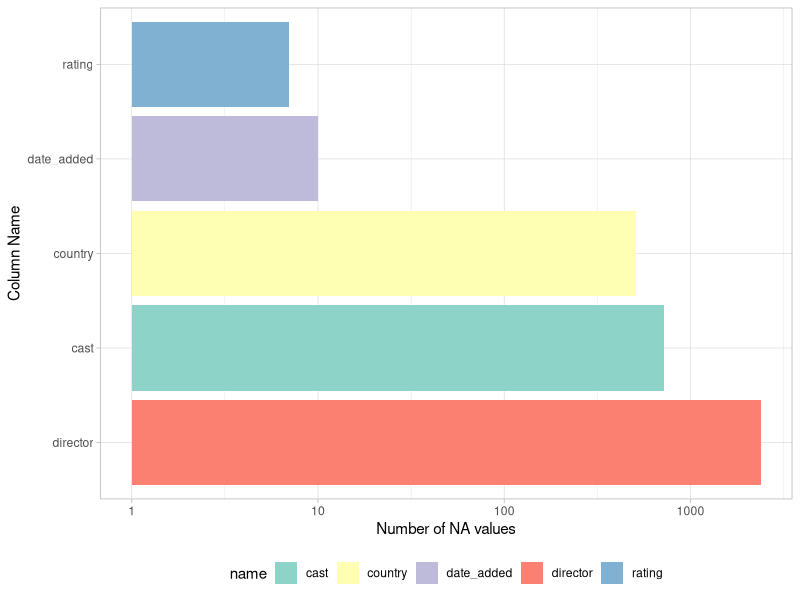
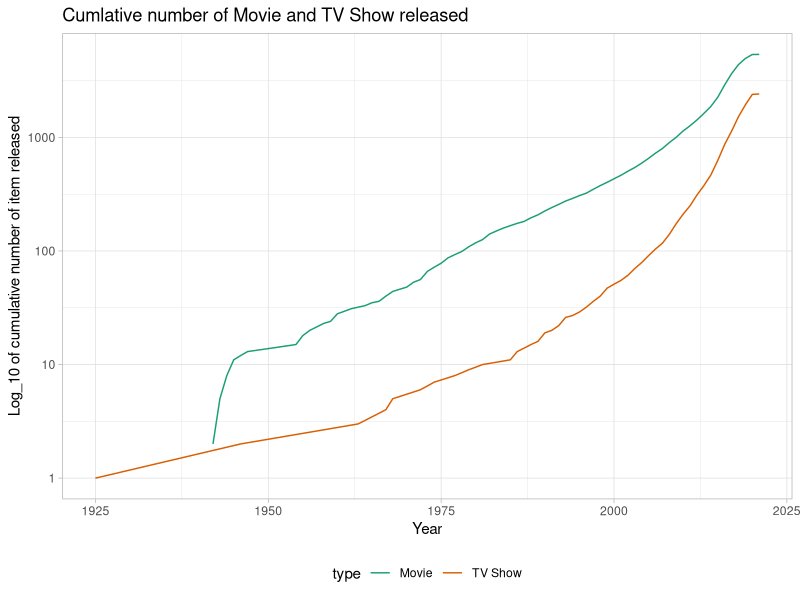
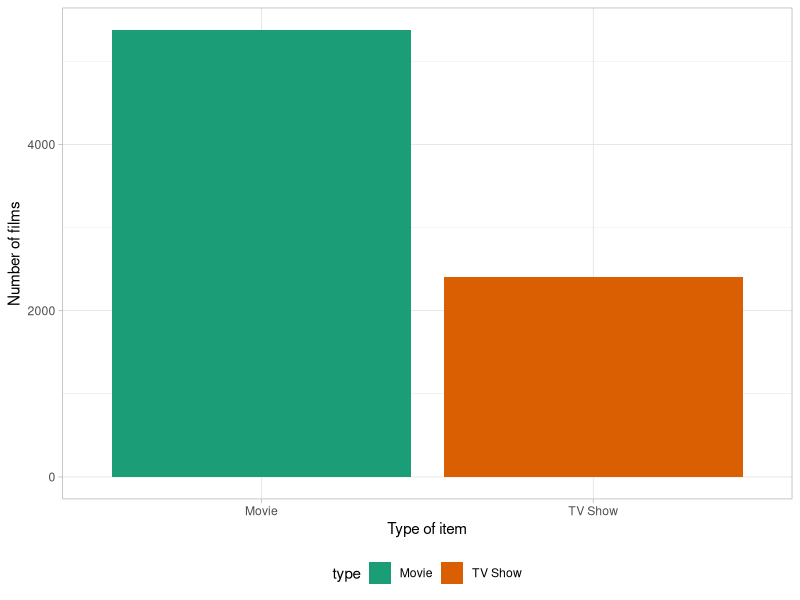
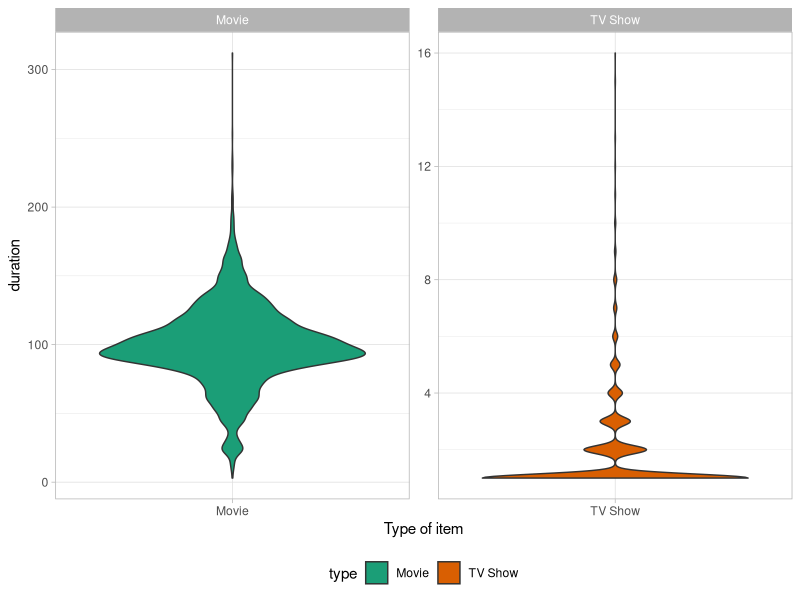
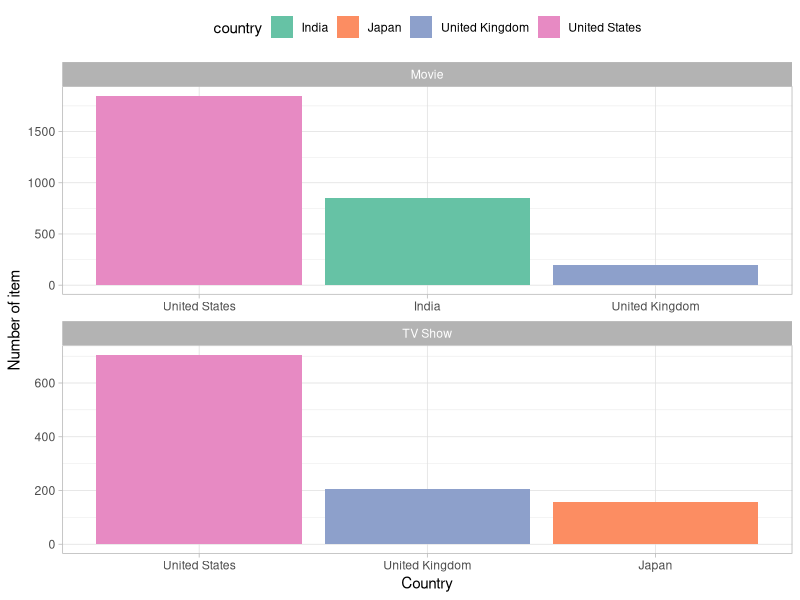
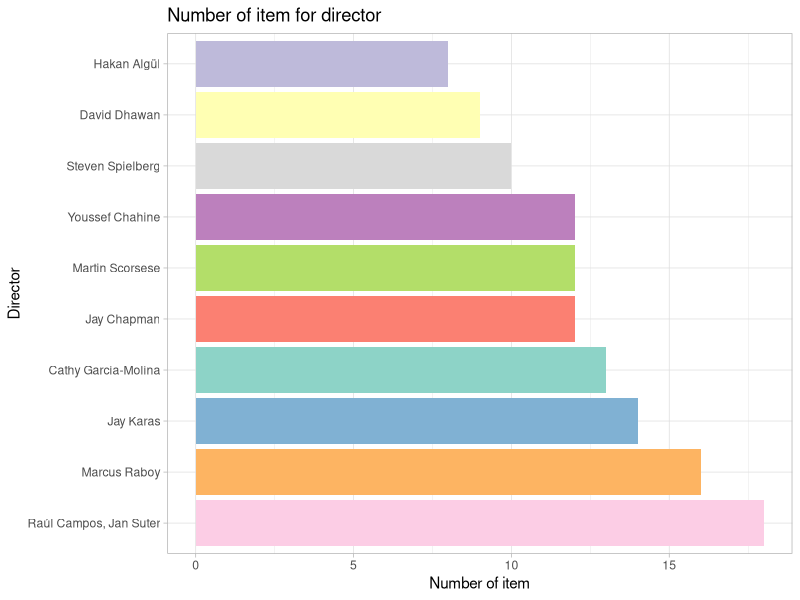
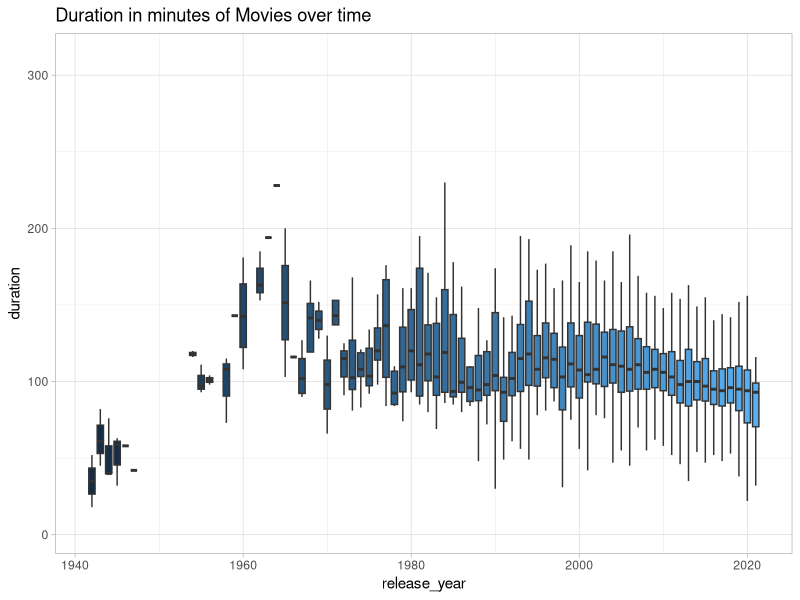

Here is the R script that generated these plots, in order:
## ---- chunk 1
knitr::opts_chunk$set(
	echo = TRUE,
	message = FALSE,
	warning = FALSE
)
library(tidyverse)
library(forecast)
library(lubridate)
## ---- chunk 2
theme_set(theme_light())
## ---- chunk 3
data <- read_csv(file = "tuesdata.csv") %>%  
  tibble() %>%  
  mutate_if(is_character, factor) 
## ---- chunk 4
data %>%  summary()
## ---- chunk 5
data %>%
  select(everything()) %>%  # replace to your needs
  summarise_all(funs(sum(is.na(.)))) %>%  
  pivot_longer(cols = everything()) %>% 
  filter(value > 0) %>% 
  
  ggplot(., aes(x = value, y = reorder(name, -value), fill = name)) +
  geom_bar(stat="identity") +
  scale_fill_brewer(palette = "Set3") +
  scale_x_log10() +
  xlab("Number of NA values") + 
  ylab("Column Name") + 
  theme(legend.position = "bottom") 
## ---- chunk 6
data %>% 
  group_by(type, release_year) %>% 
  summarize(n=n()) %>%  
  mutate(cum = cumsum(n)) %>% 
  
 ggplot(., aes(x=release_year, y=cum, col=type)) +
  geom_line() +
  scale_y_log10()  +
  scale_color_brewer(palette = "Dark2") + 
  ylab("Log_10 of cumulative number of item released") +
  xlab("Year") +
  theme_light() +
  theme(legend.position = "bottom") +
  ggtitle("Cumlative number of Movie and TV Show released")
## ---- chunk 7
data %>%  
  group_by(type) %>% 
  count() %>% 
  
  ggplot(., aes(x = type, y = n, fill = type)) +
  geom_bar(stat="identity") +
  scale_fill_brewer(palette = "Dark2") +
  theme_light() +
  ylab("Number of films") +
  xlab("Type of item") +
  theme(legend.position = "bottom")
## ---- chunk 8
data %>% 
  mutate(duration = as.integer(str_split_fixed(duration," ", 2)[, 1])) %>%  
  group_by(type, duration)   %>% 
  summarise(duration, .groups = "drop") %>%  
  
  ggplot(., aes(x = type, y = duration, fill = type)) +
  geom_violin() +
  #geom_boxplot() +
  scale_fill_brewer(palette = "Dark2") +
  theme_light() +
  xlab("Type of item") +
  theme(legend.position = "bottom")   +
  facet_wrap("type", scales = "free") 

## ---- chunk 9
data %>% 
mutate(duration = as.integer(str_split_fixed(duration," ", 2)[, 1])) %>%  
  filter(type == "TV Show") %>%  
  filter(duration > 13) %>%  
  summarise(title, duration, cast, country, release_year, description)
## ---- chunk 10
data %>% 
mutate(duration = as.integer(str_split_fixed(duration," ", 2)[, 1])) %>%  
  filter(type == "Movie") %>%  
  filter(duration > 250) %>%   
  summarise(title, duration, cast, country, release_year, description)
## ---- chunk 11
data %>%  
  group_by(country, type) %>% 
  count() %>% 
  drop_na() %>% 
  group_by(type) %>% 
  slice_max(order_by = n, n = 3)   %>% 

  ggplot(., aes(x = reorder(country, -n), y = n, fill= country)) +
  geom_bar(stat="identity") +
  #scale_y_log10() +
  scale_fill_brewer(palette = "Set2") +
  theme_light() +
  xlab("Country") +
  ylab("Number of item") +
  theme(legend.position = "top") + 
  facet_wrap("type", scales = "free", ncol = 1)
## ---- chunk 12
data  %>% 
  filter(str_detect(string = cast, regex('DiCaprio', ignore_case = T))) %>% 
  summarise(title, type, cast) 
## ---- chunk 13
data  %>% 
  filter(str_detect(string = cast, regex('Depp', ignore_case = T))) %>% 
  summarise(title, type, cast) 
## ---- chunk 14
data %>% 
  group_by(director) %>% 
  count() %>% 
  drop_na() %>% 
  arrange(desc(n)) %>% 
  head(10) %>% 
  
  ggplot(., aes(x = n, y = reorder(director, -n), fill= director)) +
  geom_bar(stat="identity") +
  scale_fill_brewer(palette = "Set3") +
  theme_light() +
  xlab("Number of item") +
  ylab("Director") +
  theme(legend.position = "none") +
  ggtitle("Number of item for director")
  
## ---- chunk 15
data %>% 
  filter(type == "Movie") %>% 
  mutate(duration = as.integer(str_split_fixed(duration," ", 2)[, 1])) %>% 
  ggplot(., aes(x=release_year, y= duration, 
                group= release_year, fill = release_year)) + 
  geom_boxplot(outlier.shape = NA) +
  theme(legend.position = "none") + 
  ggtitle("Duration in minutes of Movies over time")
